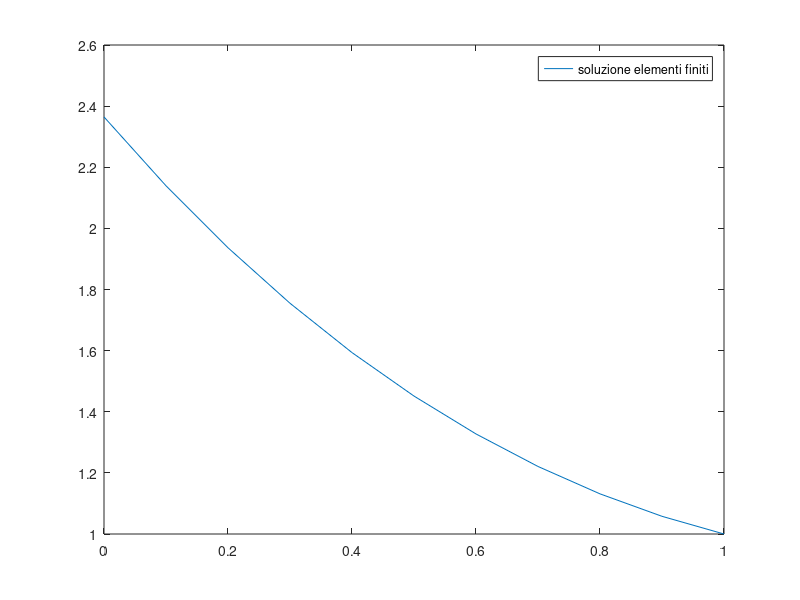

MATLAB code to generate this figure:
x0=0;
xl=1;
h=0.1;
xdof=[x0:h:xl-h]'; 
N=length(xdof);
U=ones(N,1);
U1=ones(N-1,1);
a=1; b=-1;
A=a/h*(2*diag(U)-diag(U1,1)-diag(U1,-1))+b*(0*diag(U)-0.5*diag(U1,-1)+0.5*diag(U1,1));
A(1,1)=a/h+b/2;   % modifica del termine A(1,1) per dato di Neumann in x=0.

frhs=@(x)-x;
f=h*frhs(xdof);
f(1)=h/2*frhs(x0)+1; % modifica del termine f(1) per dato di Neumann in x=0. Attenzione ai segni!!

u_tilde=A\f; 
xbc=[xdof;xl]; 
ubc_tilde=[u_tilde;0]; 
ubc = ubc_tilde+1;  %alla soluzione del problema con dato omogeneo, sommo la funzione rilevamento, 
%ovvero la funzione costante g(x)=1
plot(xbc,ubc);
legend('soluzione elementi finiti');